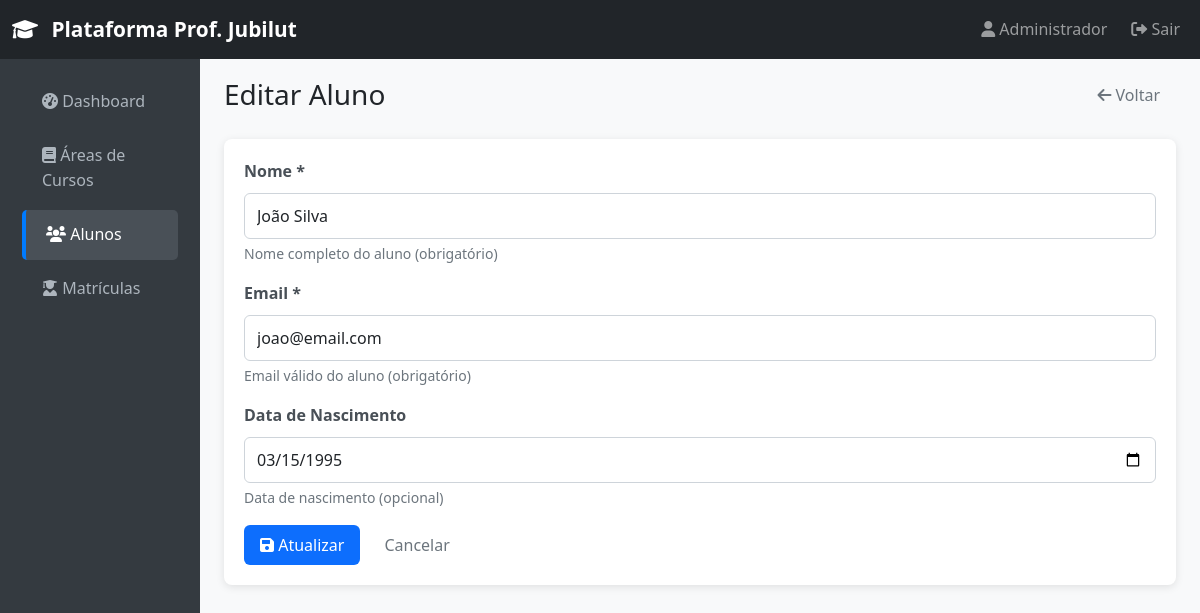
The app's page /alunos/edit?id=1 (signed in) with its own data.
### tables this page shows
CREATE TABLE IF NOT EXISTS alunos (
    id INT AUTO_INCREMENT PRIMARY KEY,
    nome VARCHAR(255) NOT NULL,
    email VARCHAR(255) NOT NULL UNIQUE,
    data_nascimento DATE,
    created_at TIMESTAMP DEFAULT CURRENT_TIMESTAMP,
    updated_at TIMESTAMP DEFAULT CURRENT_TIMESTAMP ON UPDATE CURRENT_TIMESTAMP
);

### app/Controllers/AlunoController.php (called while the page is built, shortened)
<?php
class AlunoController extends BaseController
{
    private $alunoModel;
    public function __construct()
    {
        $this->alunoModel = new Aluno();
    }
    public function edit()
    {
        $id = $_GET['id'] ?? null;
        $aluno = $this->alunoModel->getById($id);
        $this->render('alunos/edit', [
            'title' => 'Editar Aluno',
            'aluno' => $aluno
        ]);
    }
}

### app/Config/Database.php (called while the page is built, shortened)
<?php
class Database
{
    private static $instance = null;
    private $connection;
    private function __construct()
    {
        $host = $_ENV['DB_HOST'] ?? 'localhost';
        $dbname = $_ENV['DB_NAME'] ?? 'plataforma_ensino';
        $username = $_ENV['DB_USER'] ?? 'root';
        $password = $_ENV['DB_PASS'] ?? '';
        try {
            $this->connection = new \PDO(
                "mysql:host=$host;dbname=$dbname;charset=utf8",
                $username,
                $password,
                [
                    \PDO::ATTR_ERRMODE => \PDO::ERRMODE_EXCEPTION,
                    \PDO::ATTR_DEFAULT_FETCH_MODE => \PDO::FETCH_ASSOC,
                    \PDO::ATTR_EMULATE_PREPARES => false
                ]
            );
        } catch (\PDOException $e) {
            throw new \Exception("Erro na conexão com o banco de dados: " . $e->getMessage());
        }
    }
    public static function getInstance()
    {
        if (self::$instance === null) {
            self::$instance = new self();
        }
        return self::$instance;
    }
    public function getConnection()
    {
        return $this->connection;
    }
}

### app/Models/Aluno.php (called while the page is built, shortened)
<?php
class Aluno
{
    private $db;
    public function __construct()
    {
        $this->db = Database::getInstance()->getConnection();
    }
    public function getById($id)
    {
        $stmt = $this->db->prepare("SELECT * FROM alunos WHERE id = ?");
        $stmt->execute([$id]);
        return $stmt->fetch();
    }
}

### app/Views/alunos/edit.php (the view, shortened to what this page needs)
<div class="d-flex justify-content-between align-items-center mb-4">
    <h1 class="h3 mb-0">Editar Aluno</h1>
    <a href="/alunos" class="btn btn-outline-secondary">
        <i class="fas fa-arrow-left"></i> Voltar
    </a>
</div>
<div class="card">
    <div class="card-body">
        <form method="POST" action="/alunos/update">
            <div class="mb-3">
                <label for="nome" class="form-label">Nome *</label>
                <input type="text"
                       class="form-control"
                       id="nome"
                       name="nome"
                       required
                       maxlength="255"
                       value="<?= htmlspecialchars($aluno['nome']) ?>"
                       placeholder="Nome completo do aluno">
                <div class="form-text">Nome completo do aluno (obrigatório)</div>
            </div>
            <div class="mb-3">
                <label for="email" class="form-label">Email *</label>
                <input type="email"
                       class="form-control"
                       id="email"
                       name="email"
                       required
                       maxlength="255"
                       value="<?= htmlspecialchars($aluno['email']) ?>"
                       placeholder="email@exemplo.com">
                <div class="form-text">Email válido do aluno (obrigatório)</div>
            </div>
            <div class="mb-3">
                <label for="data_nascimento" class="form-label">Data de Nascimento</label>
                <input type="date"
                       class="form-control"
                       id="data_nascimento"
                       name="data_nascimento"
                       value="<?= $aluno['data_nascimento'] ?? '' ?>">
                <div class="form-text">Data de nascimento (opcional)</div>
            </div>
            <div class="d-flex gap-2">
                <button type="submit" class="btn btn-primary">
                    <i class="fas fa-save"></i> Atualizar
                </button>
                <a href="/alunos" class="btn btn-outline-secondary">
                    Cancelar
                </a>
            </div>
        </form>
    </div>
</div>

### public/assets/css/style.css (style rules this page uses)
* { margin: 0; padding: 0; box-sizing: border-box; }
body { font-family: 'Segoe UI', Tahoma, Geneva, Verdana, sans-serif; line-height: 1.6; color: #212529; background: #f8f9fa; }
.card { border: none; border-radius: 8px; box-shadow: 0 2px 8px rgba(0, 0, 0, 0.1); }
.card-body { padding: 20px; }
.btn { border-radius: 6px; padding: 8px 16px; font-weight: 500; border: none; }
.form-control { border-radius: 6px; border: 1px solid #ced4da; padding: 10px 12px; }
.form-label { font-weight: 600; color: #495057; margin-bottom: 8px; }
h1, h2, h3, h4, h5, h6 { color: #212529; font-weight: 600; }

### records on screen
alunos: nome "João Silva", email "joao@email.com", data_nascimento "03/15/1995"
